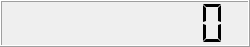
<?xml version="1.0" encoding="UTF-8"?>
<ui version="4.0">
 <class>ClockView</class>
 <widget class="QWidget" name="ClockView">
  <property name="geometry">
   <rect>
    <x>0</x>
    <y>0</y>
    <width>250</width>
    <height>47</height>
   </rect>
  </property>
  <property name="windowTitle">
   <string>Form</string>
  </property>
  <layout class="QHBoxLayout" name="horizontalLayout">
   <property name="spacing">
    <number>0</number>
   </property>
   <property name="leftMargin">
    <number>0</number>
   </property>
   <property name="topMargin">
    <number>0</number>
   </property>
   <property name="rightMargin">
    <number>0</number>
   </property>
   <property name="bottomMargin">
    <number>0</number>
   </property>
   <item>
    <widget class="QLCDNumber" name="lcdDisplay">
     <property name="styleSheet">
      <string notr="true"/>
     </property>
     <property name="digitCount">
      <number>9</number>
     </property>
     <property name="segmentStyle">
      <enum>QLCDNumber::Flat</enum>
     </property>
    </widget>
   </item>
  </layout>
 </widget>
 <resources/>
 <connections/>
</ui>
